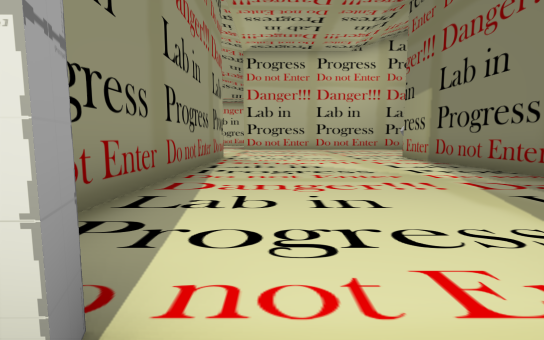
view 1 (above)

19 first-person views from a walk through a 3-D level made in the Unity game engine. The camera is 1.3 m above the floor, tilts 6° down and sees 85° across. The floor is counted in squares, 2 m on a side. Each view is taken from the middle of a square. On the plan, view 1 faces up. The plan holds only what a view shows up to about 9 squares ahead; the rest is blank. The place goes on beyond the plan. The player is left out. Door leaves are left out, so doorways stand open.

view 2
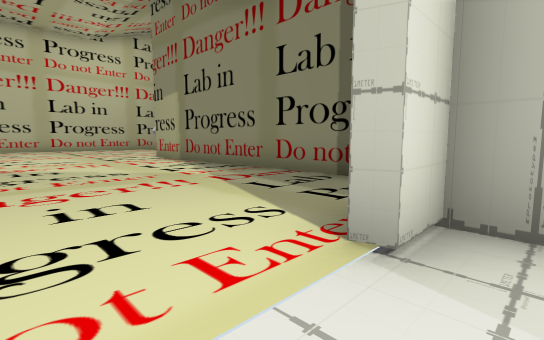

view 3
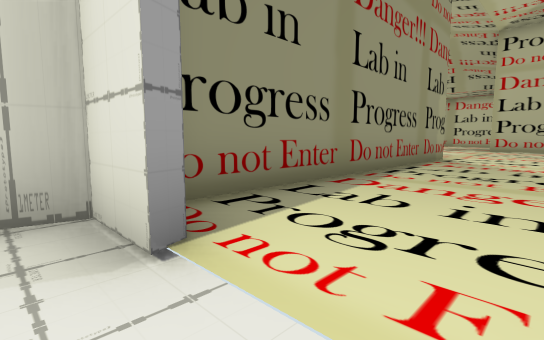

view 4
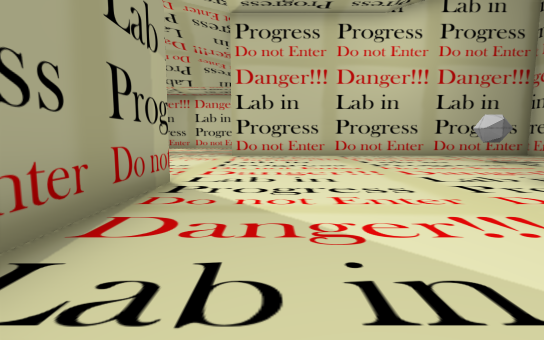

view 5
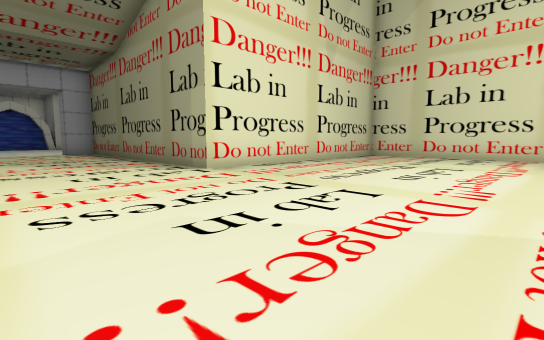

view 6
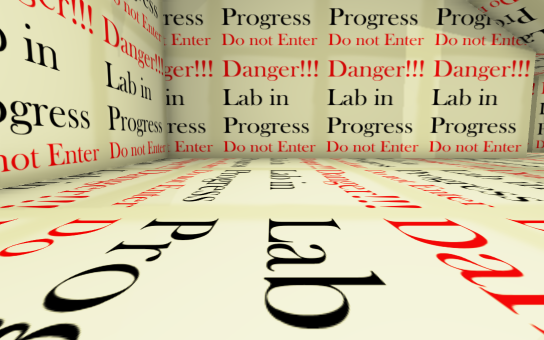

view 7
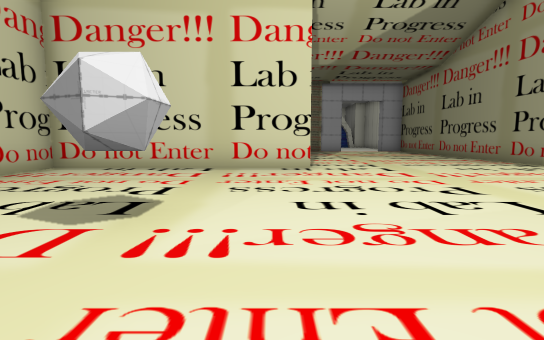

view 8
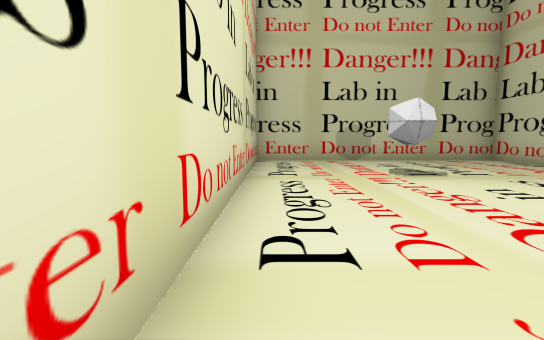

view 9
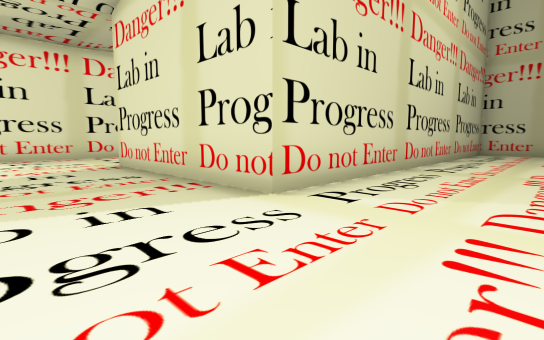

view 10
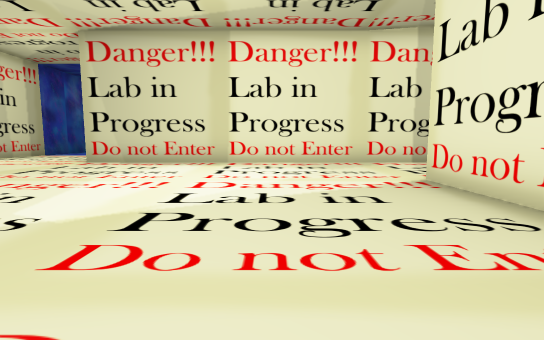

view 11
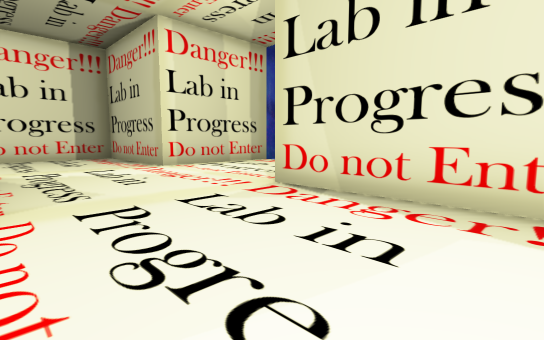

view 12
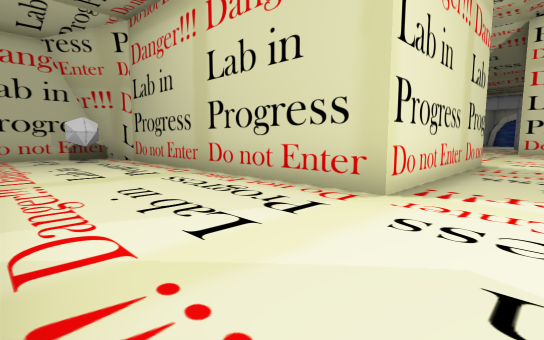

view 13
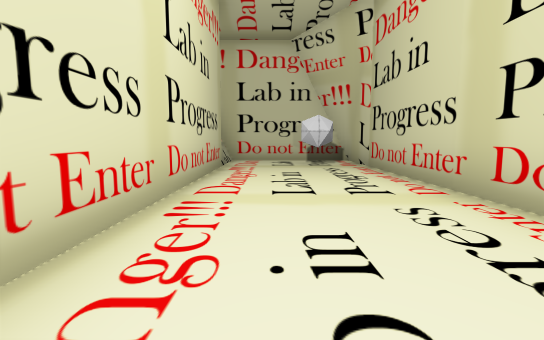

view 14
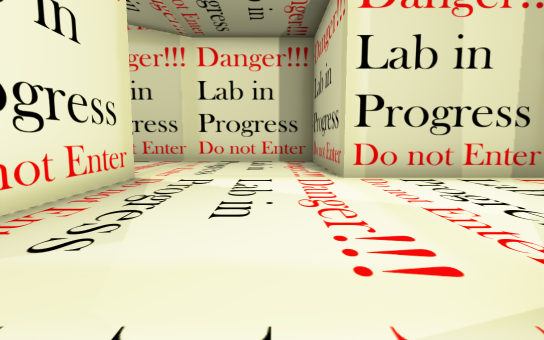

view 15
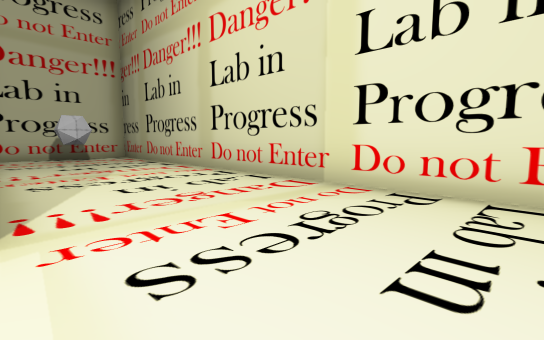

view 16
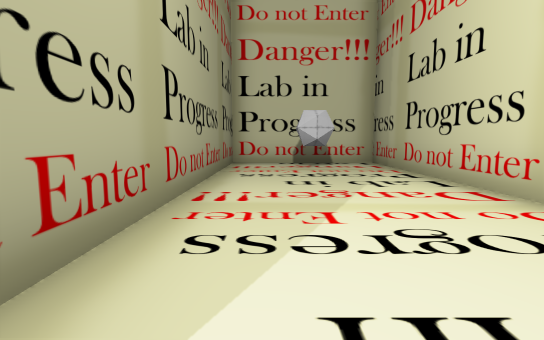

view 17
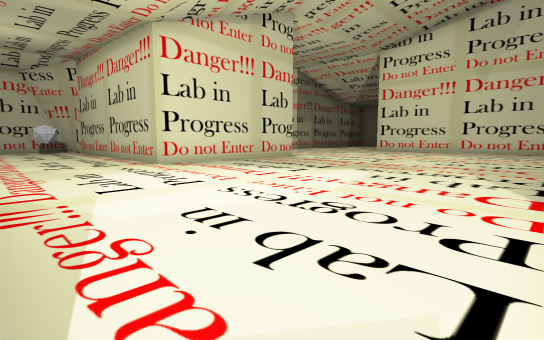

view 18
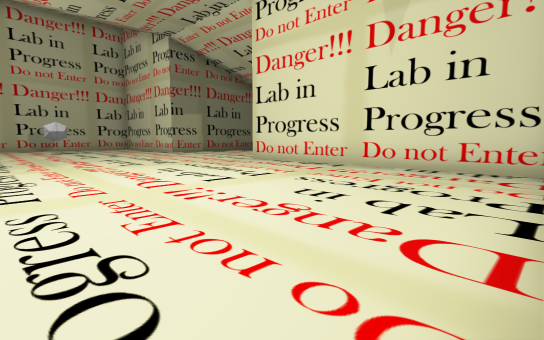

view 19
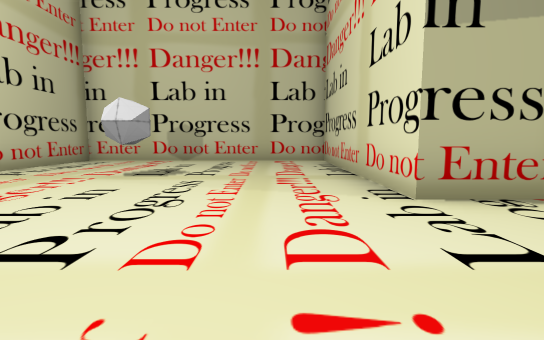

### Floor plan
Points are (right, up) in squares from view 1. A wall is a line through its corners. A room is listed if a view was taken in it or the views show most of it. See-through windows are left out.
Room 1 (views 1, 2, 3)
walls: (-0.4, 0.6) (-1.7, 0.6) (-1.9, 0); (2.4, 0) (2.4, 0.6) (1.5, 0.6)
ways out: open door at (0.5, 1) to room 2
Room 2 (views 4, 5, 6, 7, 8, 9, 10, 11, 12, 13, 14, 15, 16, 17, 18, 19)
walls: (-8.8, 9.4) (-1.5, 9.4) (-1.5, 1.4); (4.2, 7.9) (4.2, 9.4) (9.8, 9.4) (9.8, 16.4) (-1.5, 16.4) (-1.5, 21.7) (7.9, 21.7) (7.9, 25.6); (-13, 21.7) (-10.4, 21.7); (7.6, 21.6) (8, 22.1); (6.1, 25.2) (-9.2, 25.2); (-12.9, 27.5) (-12.9, 25.2) (-16.7, 25.2) (-16.7, 13) (-12.9, 13) (-12.9, 20)
ways out: open door at (0.5, 1) to room 1
objects: other object (-15, 14); other object (6, 14); other object (6, 23) to (7, 23)

Where each view was taken, in squares from view 1:
view 1: 0 up, 0 right, facing up
view 2: 0 up, 0 right, facing up-right
view 3: 0 up, 1 right, facing up-left
view 4: 5 up, 0 right, facing up
view 5: 15 up, 2 right, facing down-left
view 6: 13 up, 1 right, facing left
view 7: 16 up, 5 right, facing down
view 8: 16 up, 1 right, facing right
view 9: 14 up, 4 left, facing up-right
view 10: 17 up, 4 left, facing up
view 11: 22 up, 6 left, facing up-left
view 12: 25 up, 3 left, facing down-right
view 13: 24 up, 1 left, facing right
view 14: 24 up, 8 left, facing left
view 15: 24 up, 13 left, facing down-left
view 16: 21 up, 14 left, facing down
view 17: 25 up, 9 left, facing down-right
view 18: 16 up, 9 left, facing down-right
view 19: 11 up, 1 right, facing right
